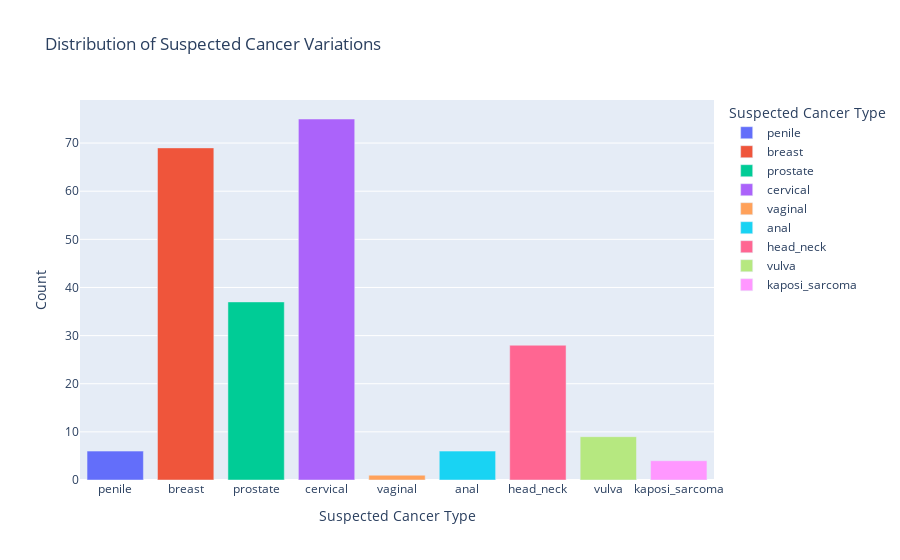

Notebook code cell kept with this figure:
### Code cell
# referrals suspected cancer
cancer_res = (referral_reasons
              .filter((pl.col('suspected_cancer') != 'OTHER' ) & (pl.col('suspected_cancer') != 'unsure'))
              .group_by('suspected_cancer')
              .agg(pl.count().alias('count')))
cancer_res = cancer_res.to_pandas()

fig = px.bar(cancer_res, x='suspected_cancer', y='count', color='suspected_cancer',
             labels={'suspected_cancer': 'Suspected Cancer Type', 'count': 'Count'},
             title='Distribution of Suspected Cancer Variations')
fig.show()

### Figure 1 — Plotly figure (JSON) as saved in the notebook; plotly's stock layout.template omitted (floating-point values rounded to 4 significant figures)
{"data": [{"alignmentgroup": "True", "hovertemplate": "Suspected Cancer Type=%{x}<br>Count=%{y}<extra></extra>", "legendgroup": "penile", "marker": {"color": "#636efa", "pattern": {"shape": ""}}, "name": "penile", "offsetgroup": "penile", "orientation": "v", "showlegend": true, "textposition": "auto", "type": "bar", "x": ["penile"], "xaxis": "x", "y": [6], "yaxis": "y"}, {"alignmentgroup": "True", "hovertemplate": "Suspected Cancer Type=%{x}<br>Count=%{y}<extra></extra>", "legendgroup": "breast", "marker": {"color": "#EF553B", "pattern": {"shape": ""}}, "name": "breast", "offsetgroup": "breast", "orientation": "v", "showlegend": true, "textposition": "auto", "type": "bar", "x": ["breast"], "xaxis": "x", "y": [69], "yaxis": "y"}, {"alignmentgroup": "True", "hovertemplate": "Suspected Cancer Type=%{x}<br>Count=%{y}<extra></extra>", "legendgroup": "prostate", "marker": {"color": "#00cc96", "pattern": {"shape": ""}}, "name": "prostate", "offsetgroup": "prostate", "orientation": "v", "showlegend": true, "textposition": "auto", "type": "bar", "x": ["prostate"], "xaxis": "x", "y": [37], "yaxis": "y"}, {"alignmentgroup": "True", "hovertemplate": "Suspected Cancer Type=%{x}<br>Count=%{y}<extra></extra>", "legendgroup": "cervical", "marker": {"color": "#ab63fa", "pattern": {"shape": ""}}, "name": "cervical", "offsetgroup": "cervical", "orientation": "v", "showlegend": true, "textposition": "auto", "type": "bar", "x": ["cervical"], "xaxis": "x", "y": [75], "yaxis": "y"}, {"alignmentgroup": "True", "hovertemplate": "Suspected Cancer Type=%{x}<br>Count=%{y}<extra></extra>", "legendgroup": "vaginal", "marker": {"color": "#FFA15A", "pattern": {"shape": ""}}, "name": "vaginal", "offsetgroup": "vaginal", "orientation": "v", "showlegend": true, "textposition": "auto", "type": "bar", "x": ["vaginal"], "xaxis": "x", "y": [1], "yaxis": "y"}, {"alignmentgroup": "True", "hovertemplate": "Suspected Cancer Type=%{x}<br>Count=%{y}<extra></extra>", "legendgroup": "anal", "marker": {"color": "#19d3f3", "pattern": {"shape": ""}}, "name": "anal", "offsetgroup": "anal", "orientation": "v", "showlegend": true, "textposition": "auto", "type": "bar", "x": ["anal"], "xaxis": "x", "y": [6], "yaxis": "y"}, {"alignmentgroup": "True", "hovertemplate": "Suspected Cancer Type=%{x}<br>Count=%{y}<extra></extra>", "legendgroup": "head_neck", "marker": {"color": "#FF6692", "pattern": {"shape": ""}}, "name": "head_neck", "offsetgroup": "head_neck", "orientation": "v", "showlegend": true, "textposition": "auto", "type": "bar", "x": ["head_neck"], "xaxis": "x", "y": [28], "yaxis": "y"}, {"alignmentgroup": "True", "hovertemplate": "Suspected Cancer Type=%{x}<br>Count=%{y}<extra></extra>", "legendgroup": "vulva", "marker": {"color": "#B6E880", "pattern": {"shape": ""}}, "name": "vulva", "offsetgroup": "vulva", "orientation": "v", "showlegend": true, "textposition": "auto", "type": "bar", "x": ["vulva"], "xaxis": "x", "y": [9], "yaxis": "y"}, {"alignmentgroup": "True", "hovertemplate": "Suspected Cancer Type=%{x}<br>Count=%{y}<extra></extra>", "legendgroup": "kaposi_sarcoma", "marker": {"color": "#FF97FF", "pattern": {"shape": ""}}, "name": "kaposi_sarcoma", "offsetgroup": "kaposi_sarcoma", "orientation": "v", "showlegend": true, "textposition": "auto", "type": "bar", "x": ["kaposi_sarcoma"], "xaxis": "x", "y": [4], "yaxis": "y"}], "layout": {"barmode": "relative", "legend": {"title": {"text": "Suspected Cancer Type"}, "tracegroupgap": 0}, "title": {"text": "Distribution of Suspected Cancer Variations"}, "xaxis": {"anchor": "y", "categoryarray": ["penile", "breast", "prostate", "cervical", "vaginal", "anal", "head_neck", "vulva", "kaposi_sarcoma"], "categoryorder": "array", "domain": [0, 1], "title": {"text": "Suspected Cancer Type"}}, "yaxis": {"anchor": "x", "domain": [0, 1], "title": {"text": "Count"}}}}
